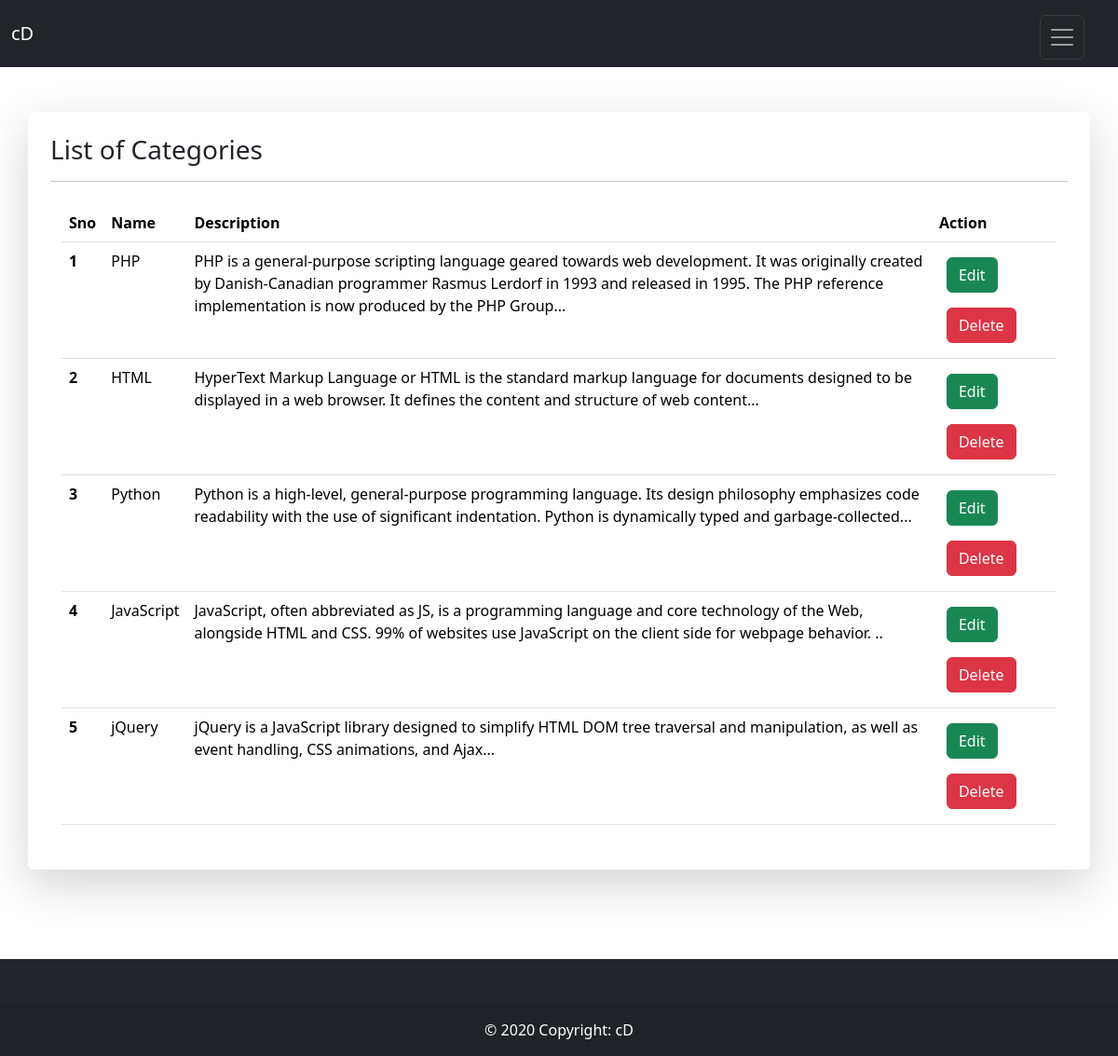
Screenshot of /adminCatlist.php with the database file from the repository.
### tables this page shows
CREATE TABLE `categories` (
  `category_id` int(11) NOT NULL,
  `category_name` varchar(255) NOT NULL,
  `category_discreption` varchar(255) NOT NULL,
  `created` datetime NOT NULL DEFAULT current_timestamp()
);

### adminCatlist.php (the view, shortened to what this page needs)
<!doctype html>
<html lang="en">
<head>
    <link rel="stylesheet" href="https://cdn.datatables.net/2.0.2/css/dataTables.dataTables.min.css">
    <link href="https://cdn.jsdelivr.net/npm/bootstrap@5.3.2/dist/css/bootstrap.min.css" rel="stylesheet">
</head>
<body>
    <?php include("partials/_adminHeader.php"); ?>
    <?php include("partials/_dbconnect.php"); ?>
    <div class="container p-4">
    </div>
    <div class="shadow-lg p-3 mb-5 bg-white rounded container p-4">
        <h3>List of Categories</h3>
        <hr>
        <div class="container my-4">
            <table class="table" id="myTable">
                <thead>
                    <tr>
                        <th scope=" col">Sno</th>
                        <th scope="col">Name</th>
                        <th scope="col">Description</th>
                        <th scope="col">Action</th>
                    </tr>
                </thead>
                <tbody>
                    <?php
                    $sql = "SELECT * FROM `categories`";
                    $result = mysqli_query($conn, $sql);
                    $sno = 1;
                    while ($row = mysqli_fetch_assoc($result)) {
                        $catName = $row['category_name'];
                        $catDesc = $row['category_discreption'];
                        echo '<tr>
                            <th scope="row">' . $sno . '</th>
                            <td>' . $catName . '</td>
                            <td>' .$catDesc. '..</td>
                            <td>
                                <a class="edit btn btn-success m-2" data-bs-toggle="modal" data-bs-target="#editModal"  id="' . $row['category_id'] . '">Edit</a>
                                <a class=" btn btn-danger delete m-2" data-bs-toggle="modal" data-bs-target="#DelExampleModal" data-id="' . $row['category_id'] . '">Delete</a>
                            </td>
                            </tr>';
                        $sno = $sno + 1;
                    }
                    ?>
                </tbody>
            </table>
        </div>
    </div>
    <br><br>
    <?php include("partials/_adminfooter.php"); ?>
</body>
</html>

### rows the page displays
categories: category_name "PHP", category_discreption "PHP is a general-purpose scripting language geared towards web development. It was originally created by Danish-Canadian programmer Rasmus Lerdorf in 1993 and released in 1995. The PHP reference implementation is now produced by the PHP Group."
categories: category_name "HTML", category_discreption "HyperText Markup Language or HTML is the standard markup language for documents designed to be displayed in a web browser. It defines the content and structure of web content."
categories: category_name "Python", category_discreption "Python is a high-level, general-purpose programming language. Its design philosophy emphasizes code readability with the use of significant indentation. Python is dynamically typed and garbage-collected."
categories: category_name "JavaScript", category_discreption "JavaScript, often abbreviated as JS, is a programming language and core technology of the Web, alongside HTML and CSS. 99% of websites use JavaScript on the client side for webpage behavior."
categories: category_name "jQuery", category_discreption "jQuery is a JavaScript library designed to simplify HTML DOM tree traversal and manipulation, as well as event handling, CSS animations, and Ajax."
